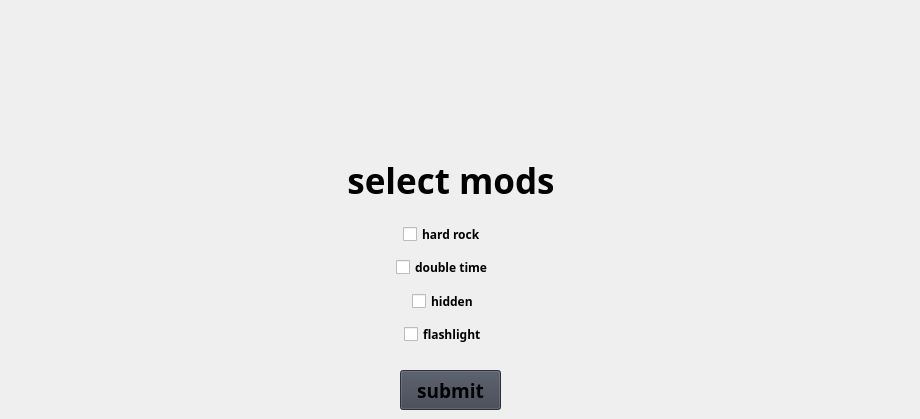
                  <widget class="QWidget" name="page_widgets">
                   <widget class="QWidget" name="verticalLayoutWidget_2">
                    <property name="geometry">
                     <rect>
                      <x>-10</x>
                      <y>220</y>
                      <width>911</width>
                      <height>131</height>
                     </rect>
                    </property>
                    <layout class="QVBoxLayout" name="verticalLayout_7">
                     <item alignment="Qt::AlignHCenter">
                      <widget class="QCheckBox" name="HardRock">
                       <property name="sizePolicy">
                        <sizepolicy hsizetype="Fixed" vsizetype="Fixed">
                         <horstretch>0</horstretch>
                         <verstretch>0</verstretch>
                        </sizepolicy>
                       </property>
                       <property name="maximumSize">
                        <size>
                         <width>16777215</width>
                         <height>25</height>
                        </size>
                       </property>
                       <property name="font">
                        <font>
                         <family>Aller</family>
                         <weight>75</weight>
                         <bold>true</bold>
                        </font>
                       </property>
                       <property name="autoFillBackground">
                        <bool>false</bool>
                       </property>
                       <property name="styleSheet">
                        <string notr="true"/>
                       </property>
                       <property name="text">
                        <string>hard rock</string>
                       </property>
                      </widget>
                     </item>
                     <item alignment="Qt::AlignHCenter">
                      <widget class="QCheckBox" name="DoubleTime">
                       <property name="sizePolicy">
                        <sizepolicy hsizetype="Fixed" vsizetype="Fixed">
                         <horstretch>0</horstretch>
                         <verstretch>0</verstretch>
                        </sizepolicy>
                       </property>
                       <property name="maximumSize">
                        <size>
                         <width>16777215</width>
                         <height>25</height>
                        </size>
                       </property>
                       <property name="font">
                        <font>
                         <family>Aller</family>
                         <weight>75</weight>
                         <bold>true</bold>
                        </font>
                       </property>
                       <property name="autoFillBackground">
                        <bool>false</bool>
                       </property>
                       <property name="styleSheet">
                        <string notr="true"/>
                       </property>
                       <property name="text">
                        <string>double time</string>
                       </property>
                      </widget>
                     </item>
                     <item alignment="Qt::AlignHCenter">
                      <widget class="QCheckBox" name="Hidden">
                       <property name="maximumSize">
                        <size>
                         <width>16777215</width>
                         <height>26</height>
                        </size>
                       </property>
                       <property name="font">
                        <font>
                         <family>Aller</family>
                         <weight>75</weight>
                         <bold>true</bold>
                        </font>
                       </property>
                       <property name="autoFillBackground">
                        <bool>false</bool>
                       </property>
                       <property name="styleSheet">
                        <string notr="true"/>
                       </property>
                       <property name="text">
                        <string>hidden</string>
                       </property>
                      </widget>
                     </item>
                     <item alignment="Qt::AlignHCenter">
                      <widget class="QCheckBox" name="Flashlight">
                       <property name="sizePolicy">
                        <sizepolicy hsizetype="Fixed" vsizetype="Fixed">
                         <horstretch>0</horstretch>
                         <verstretch>0</verstretch>
                        </sizepolicy>
                       </property>
                       <property name="maximumSize">
                        <size>
                         <width>16777215</width>
                         <height>25</height>
                        </size>
                       </property>
                       <property name="font">
                        <font>
                         <family>Aller</family>
                         <weight>75</weight>
                         <bold>true</bold>
                        </font>
                       </property>
                       <property name="autoFillBackground">
                        <bool>false</bool>
                       </property>
                       <property name="styleSheet">
                        <string notr="true"/>
                       </property>
                       <property name="text">
                        <string>flashlight</string>
                       </property>
                      </widget>
                     </item>
                    </layout>
                   </widget>
                   <widget class="QLabel" name="title_3">
                    <property name="geometry">
                     <rect>
                      <x>10</x>
                      <y>140</y>
                      <width>882</width>
                      <height>81</height>
                     </rect>
                    </property>
                    <property name="maximumSize">
                     <size>
                      <width>16777215</width>
                      <height>16777215</height>
                     </size>
                    </property>
                    <property name="font">
                     <font>
                      <family>Aller</family>
                      <pointsize>40</pointsize>
                      <weight>75</weight>
                      <bold>true</bold>
                     </font>
                    </property>
                    <property name="styleSheet">
                     <string notr="true"/>
                    </property>
                    <property name="text">
                     <string>&lt;html&gt;&lt;head/&gt;&lt;body&gt;&lt;p align=&quot;center&quot;&gt;&lt;span style=&quot; font-size:26pt;&quot;&gt;select mods&lt;/span&gt;&lt;/p&gt;&lt;/body&gt;&lt;/html&gt;</string>
                    </property>
                    <property name="textFormat">
                     <enum>Qt::AutoText</enum>
                    </property>
                    <property name="alignment">
                     <set>Qt::AlignCenter</set>
                    </property>
                   </widget>
                   <widget class="QPushButton" name="btn_submit">
                    <property name="enabled">
                     <bool>true</bool>
                    </property>
                    <property name="geometry">
                     <rect>
                      <x>400</x>
                      <y>370</y>
                      <width>101</width>
                      <height>40</height>
                     </rect>
                    </property>
                    <property name="sizePolicy">
                     <sizepolicy hsizetype="Minimum" vsizetype="Ignored">
                      <horstretch>0</horstretch>
                      <verstretch>0</verstretch>
                     </sizepolicy>
                    </property>
                    <property name="maximumSize">
                     <size>
                      <width>300</width>
                      <height>40</height>
                     </size>
                    </property>
                    <property name="font">
                     <font>
                      <family>Aller</family>
                      <pointsize>14</pointsize>
                      <weight>75</weight>
                      <bold>true</bold>
                     </font>
                    </property>
                    <property name="mouseTracking">
                     <bool>false</bool>
                    </property>
                    <property name="styleSheet">
                     <string notr="true">QPushButton {
	background-color: rgb(62, 67, 80);
}
QPushButton:hover {
	background-color: rgb(72, 77, 88);
}
QPushButton:pressed {	
	background-color: rgb(85, 170, 255);
}</string>
                    </property>
                    <property name="text">
                     <string>submit</string>
                    </property>
                   </widget>
                  </widget>
